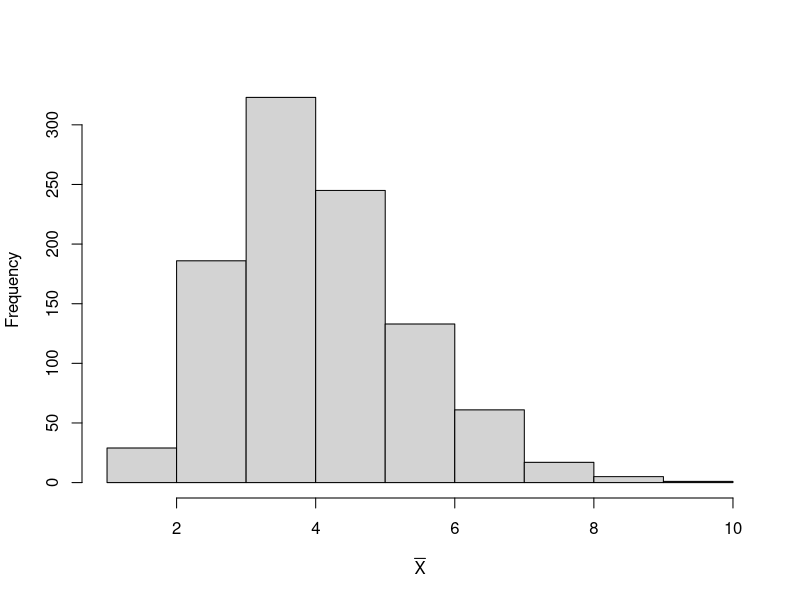
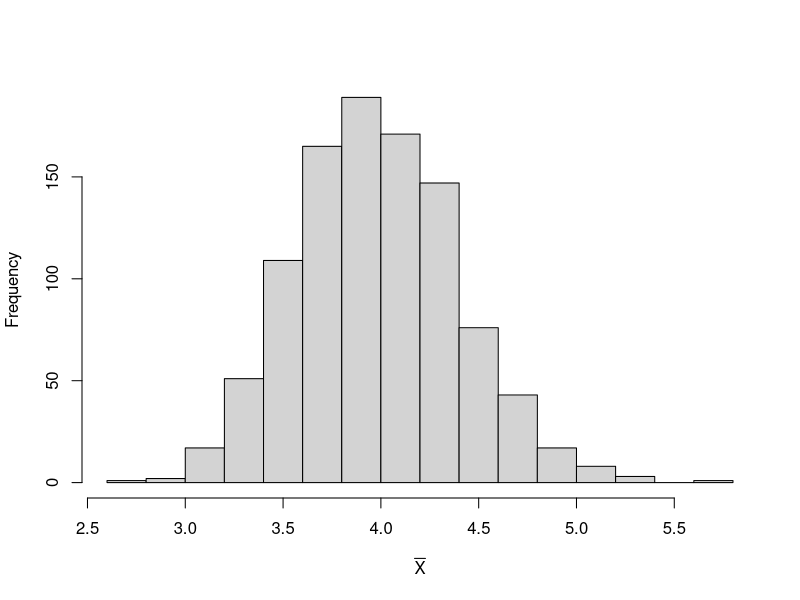
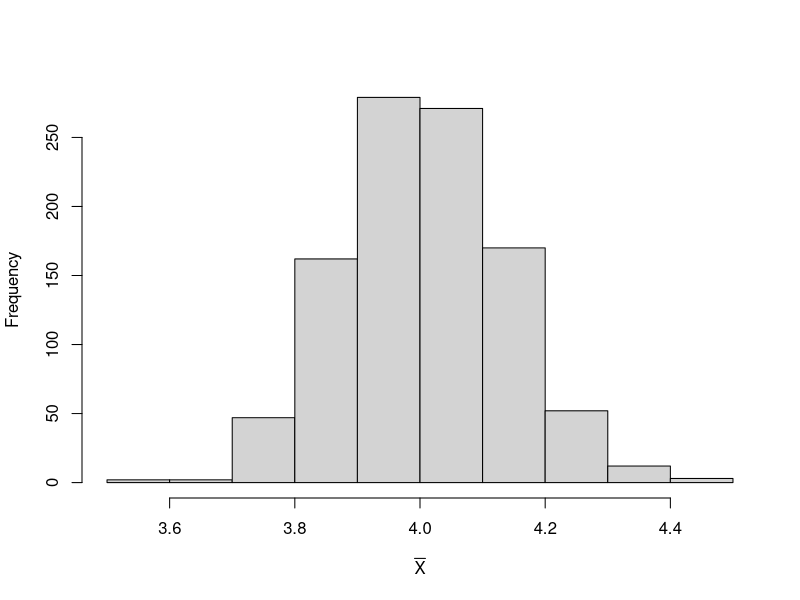

Here is the R script that generated these plots, in order:
## ---- chunk 1
# Funcao que gera amostras da exponencial( 0.25 ) e calcula a média
aaa <- function(n){
  x <- rexp(n, 0.25)
  mean(x)
}

# Gerando uma amostra de tamanho 100 e tomando a média
aaa(100)
## ---- chunk 2
medias <- lapply( rep(10, 1000), FUN = aaa) |> 
  unlist()

c(mean=mean(medias), var =var(medias)) 

hist(medias, xlab = expression(bar(X)), main = "")
## ---- chunk 3
medias <- lapply( rep(100, 1000), FUN = aaa) |> 
  unlist()

c(mean=mean(medias), var =var(medias)) 

hist(medias, xlab = expression(bar(X)), main = "")
## ---- chunk 4
medias <- lapply( rep(1000, 1000), FUN = aaa) |> 
  unlist()

c(mean=mean(medias), var =var(medias)) 

hist(medias, xlab = expression(bar(X)), main = "")
